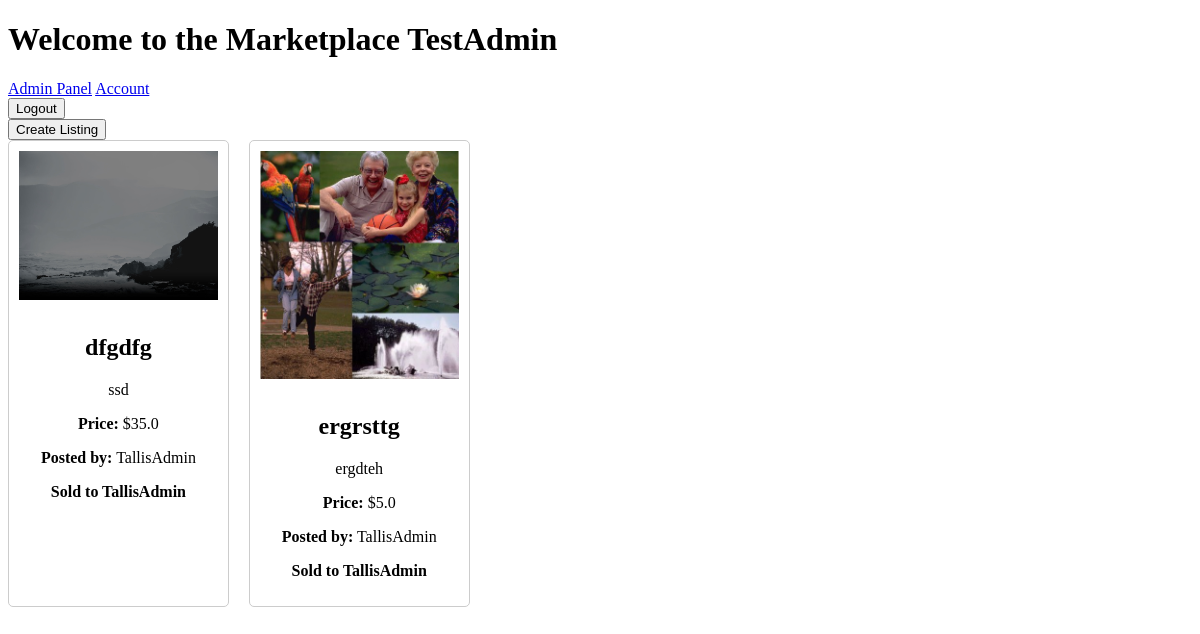
The app's page /home (signed in) with its own data.
### models.py (models this page shows)
class Listing(db.Model):
    id = db.Column(db.Integer, primary_key=True)
    name = db.Column(db.String(150), nullable=False)
    description = db.Column(db.String(500), nullable=False)
    price = db.Column(db.Float, nullable=False)
    image_url = db.Column(db.String(500), nullable=False)
    username = db.Column(db.String(150), db.ForeignKey('user.username'))
    is_sold = db.Column(db.Boolean, default=False)
    buyer_username = db.Column(db.String(150), db.ForeignKey('user.username'), nullable=True)

### blueprints/home.py (the view)
@home_bp.route('/home')
def home_page():
    if not session.get('username'):
        return redirect(url_for('auth.login'))
    username = session['username']
    logout_form=logoutForm()
    BuyListForm = BuyListingForm()
    CLForm = CreateListingForm()
    DelListForm = DeleteListingForm()
    if not session.get('username'):
        return redirect(url_for('auth.login'))
    listings = Listing.query.all()
    is_admin = session.get('privilege') == '1'
    return render_template('home.html', listings=listings, logout_form=logout_form, CLForm=CLForm, username=username, DelListForm=DelListForm, BuyListForm=BuyListForm)

### forms.py
class logoutForm(FlaskForm):
    logoutSubmit = SubmitField('Logout')

class BuyListingForm(FlaskForm):
    submit = SubmitField('Buy')

### templates/home.html (shortened to what this page needs)
<!DOCTYPE html>
<html lang="en">
<head>
</head>
<body>
    <h1>Welcome to the Marketplace {{ username }}</h1>
    {% if session.get('privilege') != 0 %}
    <a href="{{ url_for('admin.admin_panel') }}" class="admin-btn">Admin Panel</a>
    {% endif %}
    <a href="/account">Account</a>
    <form method="POST" action="/logout">
        {{ logout_form.logoutSubmit() }}
    </form>
    <button id="createListingBtn">Create Listing</button>
    <div class="grid">
        {% for listing in listings %}
        <div class="listing">
            <img src="{{ url_for('static', filename=listing.image_url.split('static/')[-1]) }}" alt="{{ listing.name }}" width="100%">
            <h2>{{ listing.name }}</h2>
            <p>{{ listing.description }}</p>
            <p><strong>Price:</strong> ${{ listing.price }}</p>
            <p><strong>Posted by:</strong> {{ listing.username }}</p>
            {% if not listing.is_sold %}
                <form method="POST" action="{{ url_for('home.buy_listing', listing_id=listing.id) }}">
                    {{ BuyListForm.hidden_tag() }}
                    {{ BuyListForm.submit() }}
                </form>
            {% else %}
                <p><strong>Sold to {{ listing.buyer_username }}</strong></p>
            {% endif %}
        </div>
        {% endfor %}
    </div>
</body>
</html>

### templates/home.html (style rules this page uses)
.grid { display: grid; grid-template-columns: repeat(auto-fill, minmax(200px, 1fr)); gap: 20px; }
.listing { border: 1px solid #ccc; padding: 10px; border-radius: 5px; text-align: center; }
.listing img { max-width: 100%; height: auto; margin-bottom: 10px; }

### records on screen
Listing: image_url (picture), name "dfgdfg", description "ssd", price "35.0", username "TallisAdmin", buyer_username "TallisAdmin"
Listing: image_url (picture), name "ergrsttg", description "ergdteh", price "5.0", username "TallisAdmin", buyer_username "TallisAdmin"

### other values on screen
{{ username }} "TestAdmin"
